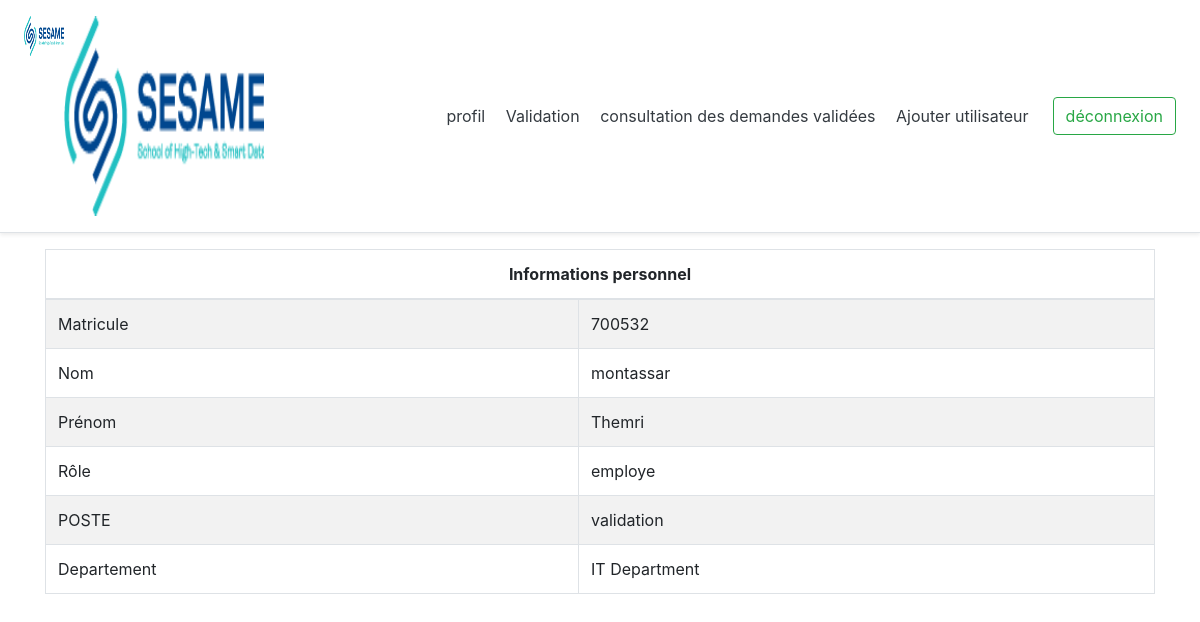
Screenshot of /profileRH.php (signed in) with the database file from the repository.
### tables this page shows
create table UTILISATEUR
(
   MATRICULE            int not null,
   ID_POSTE             int not null,
   NOM                  varchar(255),
   PRENOM               varchar(255),
   ROLE                 varchar(255),
   NUMERO_TELEPHONE     varchar(255),
   MAIL                 varchar(255),
   MOT_DE_PASSE         varchar(255),
   SOLDE_CONGE          int not null,
   MANAGER_MATRICULE    int  null,
   primary key (MATRICULE)
);

create table POSTE
(
   ID_POSTE           int not null,
   ID_DEPARTEMENT     int,
   NOM_POSTE          varchar(255),
   primary key (ID_POSTE)
);

create table DEPARTEMENT
(
   ID_DEPARTEMENT          int not null,
   NOM_DEPARTEMENT         varchar(255),
   primary key (ID_DEPARTEMENT)
);

### profileRH.php (the view, shortened to what this page needs)
<!DOCTYPE html>
<html>
<head>
    <link rel="stylesheet" type="text/css" href="bootstrap-4.3.1-dist/css/bootstrap.min.css">
</head>
<body>
    <div class="d-flex flex-column flex-md-row align-items-center p-3 px-md-4 mb-3 bg-white border-bottom shadow-sm">
        <h5 class="my-0 mr-md-auto font-weight-normal"><img src="Logo-Sesame.png" height="40" width="40"
                class="rounded float-left"><img src="Logo-Sesame.png" height="200" width="200"
                class="rounded float-left"></h5>
        <nav class="my-2 my-md-0 mr-md-3">
            <a class="p-2 text-dark" href="profileRH.php">profil</a>
            <a class="p-2 text-dark" href="validationadmin.php">Validation</a>
            <a class="p-2 text-dark" href="consulter.php">consultation des demandes validées</a>
            <a class="p-2 text-dark" href="addUser.php">Ajouter utilisateur</a>
        </nav>
        <a class="btn btn-outline-success" href="Deconnexion.php">déconnexion</a>
    </div>
    <center>
        <?php
			$serveur="localhost";
			$login="root";
			$pass="";
            $id=$_SESSION['mat'];
			try{
				$connexion = new PDO("mysql:host=$serveur;dbname=gestionconge",$login,$pass);
				$connexion->setAttribute(PDO::ATTR_ERRMODE,PDO::ERRMODE_EXCEPTION);
                $connexion->query('SET NAMES utf8');
				$requete1=$connexion->prepare("SELECT MATRICULE,NOM,PRENOM,ROLE FROM UTILISATEUR where MATRICULE=$id");
				$requete1->execute();
				$UTILISATEUR=$requete1->fetchall();
				$MAT=$UTILISATEUR[0][0];
				$NOM=$UTILISATEUR[0][1];
				$PRENOM=$UTILISATEUR[0][2];
				$ROLE=$UTILISATEUR[0][3];
                $requete2 = $connexion->prepare("
                    SELECT
                        d.NOM_DEPARTEMENT,
                        s.NOM_POSTE
                    FROM
                        UTILISATEUR a
                    JOIN
                        POSTE s ON a.ID_POSTE = s.ID_POSTE
                    JOIN
                        DEPARTEMENT d ON s.ID_DEPARTEMENT = d.ID_DEPARTEMENT
                    WHERE
                        a.MATRICULE = $id
                ");
                $requete2->execute();
                $info = $requete2->fetch(PDO::FETCH_ASSOC);
			}
			catch(PDOEXEPTION $e){
				echo'echec:'.$e->get_message();
			}
		?>
        <div class="container">
            <div class="row">
                <div class="col-sm-12">
                    <table class="table table-bordered table table-striped">
                        <thead>
                            <tr>
                                <th scope="col" colspan="2">
                                    <center>Informations personnel</center>
                                </th>
                            </tr>
                        </thead>
                        <tbody>
                            <tr>
                                <td>Matricule</td>
                                <td><?php echo $MAT ?></td>
                            </tr>
                            <tr>
                                <td>Nom</td>
                                <td><?php echo $NOM ?></td>
                            </tr>
                            <tr>
                                <td>Prénom</td>
                                <td><?php echo $PRENOM ?></td>
                            </tr>
                            <tr>
                                <td>Rôle</td>
                                <td><?php echo $ROLE ?></td>
                            </tr>
                            <tr>
                                <td>POSTE</td>
                                <td><?php echo htmlspecialchars($info['NOM_POSTE']); ?></td>
                            </tr>
                            <tr>
                                <td>Departement</td>
                                <td><?php echo htmlspecialchars($info['NOM_DEPARTEMENT']); ?></td>
                            </tr>
                        </tbody>
                    </table>
                </div>
            </div>
        </div>
    </center>
</body>
</html>

### rows the page displays
utilisateur: MATRICULE "700532", NOM "montassar", PRENOM "Themri", ROLE "employe"
poste: NOM_POSTE "validation", ID_DEPARTEMENT.NOM_DEPARTEMENT "IT Department"
